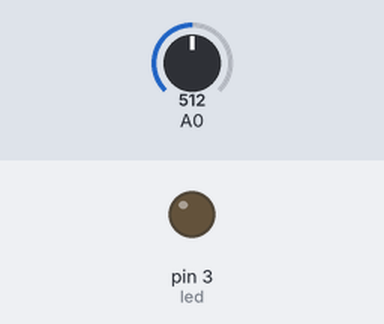
A sketch run on a simulated Arduino Uno, built with avr-gcc and run on an emulated ATmega328P. Shown: output pins drawn as LEDs (lit = HIGH). The inputs (shaded band) are chosen by the test bench; at power-on: A0 = 512.

Above: at 1.3 s.
1.4 s: A0 set to 269
2.9 s: A0 set to 243
At 4.2 s:
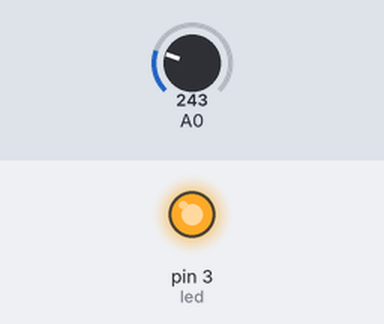
4.5 s: A0 set to 260
At 5.4 s:
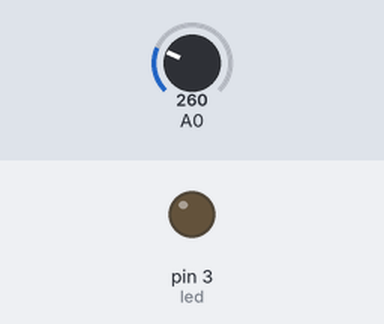
6.0 s: A0 set to 240
At 6.5 s:
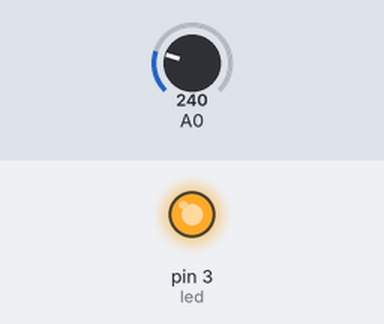
Timing chart, 0 to 8.5 s (numbered marks = the images above; inputs shaded):
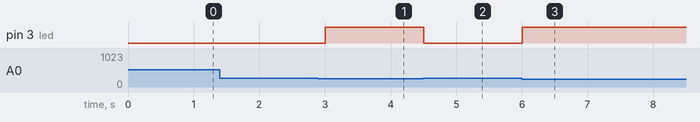

Measured:
- the behaviour switches between 251 and 250 on A0 (found by bisection; images 0 and 1)
- after the input at 1.4 s, every drawn part: stays the same
- after the input at 2.9 s, pin 3 (led): LOW → HIGH after 0.10 s
- after the input at 4.5 s, pin 3 (led): HIGH → LOW at once
- after the input at 6.0 s, pin 3 (led): LOW → HIGH at once

The sketch:

LDR_First_Example.ino
```cpp
int led=3;

void setup() {
    pinMode(led, OUTPUT);
}

void loop() {
    int ldrValue = analogRead(A0);
    Serial.println(ldrValue);

    if (ldrValue <= 250){
        digitalWrite(led, HIGH);
    }
    else {
        digitalWrite(led, LOW);
    }

    delay(500);
}
```
